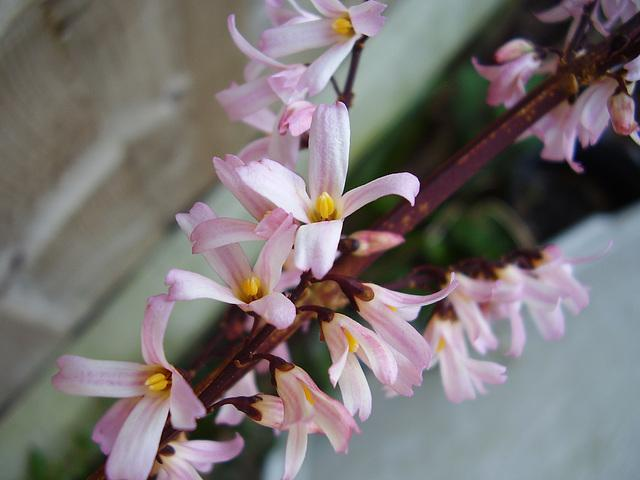
#> input picture python-code/opengl-learning/resources/images/f2.jpg, 640 x 480 px, found by its file name
$ jupyter execute '2.71Sigma平滑滤波器.ipynb'   (shell and % lines are left out)
#> lines starting #> are read from the running program, lines starting #| are printed output that depends on the picture
# Sigma平滑滤波器

[cell 1]
#coding:utf-8
import numpy as np
import cv2
import matplotlib.pyplot as plt
import pandas as pd
from pandas import DataFrame

[cell 2]
src = cv2.cvtColor(cv2.imread('../datas/f2.jpg'),cv2.COLOR_BGR2RGB)

[cell 3]
def noise_pepper(img,a):
#> called with a = 0.05
    m,n = img.shape[0],img.shape[1]
#> m = 480; n = 640
    R = np.random.randn(m,n)
    dst = np.zeros(img.shape,dtype=np.float64)
    rgb = np.float64(img)
    df_R = DataFrame(R)
#> df_R = table of 480 rows and 640 columns
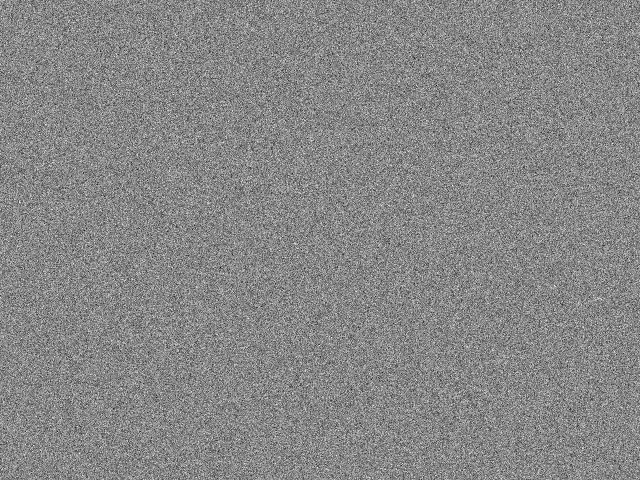
#> R: shape (480, 640) float64; min -4.85, max 4.29, mean 0.0015; drawn with min black and max white
    idx = df_R <= a
#> idx = table of 480 rows and 640 columns
    dst[idx] = rgb[idx]
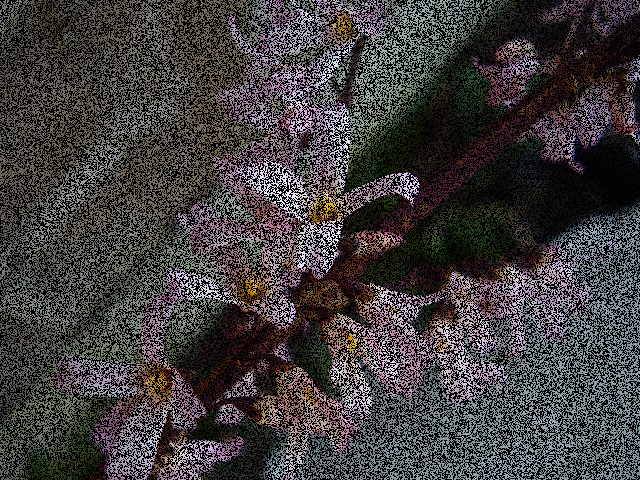
#> dst: shape (480, 640, 3) float64; mean R, G, B 62.8, 59.4, 59.5
    return dst

def sigma_filter(src):
    rows,cols = src.shape[0],src.shape[1]
#> rows = 480; cols = 640
    dst = np.zeros(src.shape,dtype=np.float64)
    for i in range(1,rows - 1):
        for j in range(1,cols - 1):
            rgb = np.array([src[i,j],src[i-1,j-1],src[i,j-1],
                    src[i+1,j-1],src[i-1,j],src[i+1,j],
                    src[i-1,j+1],src[i,j+1],src[i+1,j+1]],dtype=np.float64)
            gray = 0.299 * rgb[:,0] + 0.587 * rgb[:,1] + 0.114 * rgb[:,2]
            r = rgb[:,0]
            g = rgb[:,1]
            b = rgb[:,2]
            variance = 0
            count = 0
            tr,tg,tb = 0.0,0.0,0.0
            avg = np.mean(gray)
            for m in range(9):
                variance += ((gray[m] - avg) * (gray[m] - avg)) / 9
            variance = np.sqrt(variance)
            for m in range(9):
                if (gray[m] < (gray[0] - avg)) and (gray[m] > variance + gray[0]):
                    r[m] = 0
                    g[m] = 0
                    b[m] = 0
                else:
                    count += 1
            dst[i,j,0] = np.sum(r) / count
            dst[i,j,1] = np.sum(g) / count
            dst[i,j,2] = np.sum(b) / count
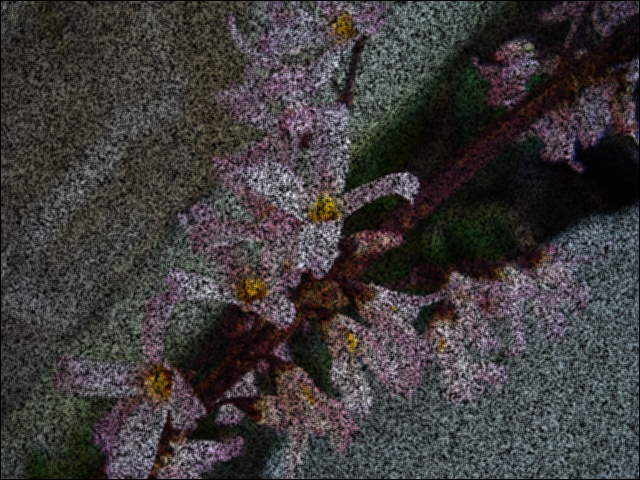
#> dst: shape (480, 640, 3) float64; mean R, G, B 62.4, 59, 59

    return cv2.convertScaleAbs(dst)
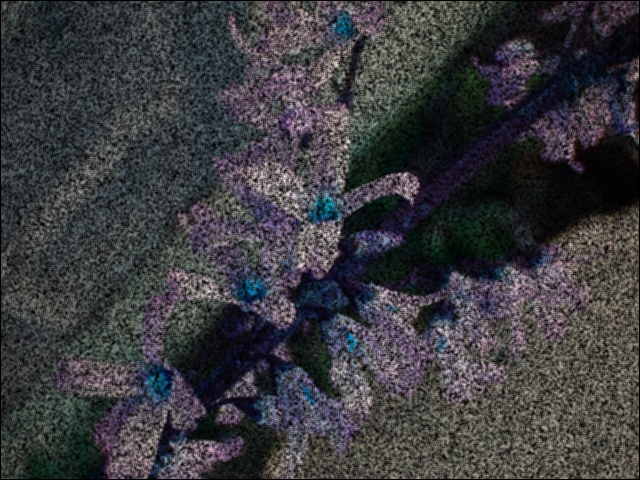
#> returned value: shape (480, 640, 3); mean of channels 0, 1, 2 62.4, 59, 59; drawn as B, G, R

[cell 4]
noise_src = cv2.convertScaleAbs(noise_pepper(src,0.05))
dst = sigma_filter(noise_src)

[cell 5]
plt.subplot(121)
plt.imshow(noise_src)
plt.title('SRC')
plt.subplot(122)
plt.imshow(dst)
plt.title('DST')

[cell 6]
plt.imshow(cv2.convertScaleAbs(dst - noise_src))
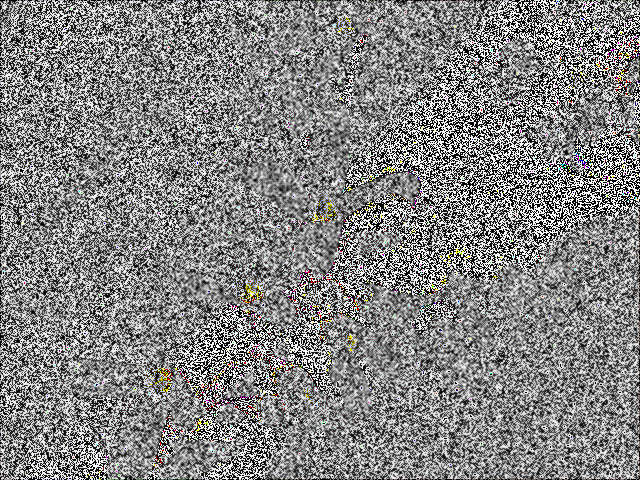
#> shown: shape (480, 640, 3); mean R, G, B 131.7, 131.3, 131
